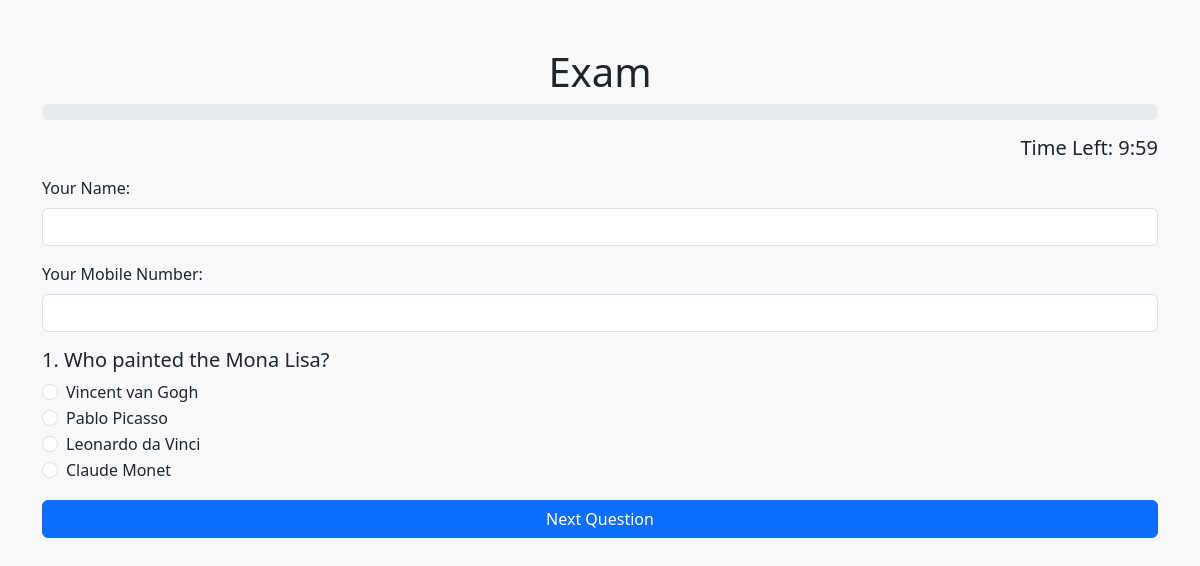
The page /exam.php?exam_id=2 on the database its author committed.
### tables this page shows
CREATE TABLE `questions` (
  `id` int(11) NOT NULL,
  `exam_id` int(11) DEFAULT NULL,
  `question` text NOT NULL,
  `option1` varchar(255) NOT NULL,
  `option2` varchar(255) NOT NULL,
  `option3` varchar(255) NOT NULL,
  `option4` varchar(255) NOT NULL,
  `correct_option` int(11) NOT NULL
);

### exam.php (the view, shortened to what this page needs)
<?php
include 'db.php';
$exam_id = intval($_GET['exam_id']);
$query = "SELECT * FROM questions WHERE exam_id = '$exam_id'";
$result = mysqli_query($conn, $query);
$questions = array();
while ($row = mysqli_fetch_assoc($result)) {
    $questions[] = $row;
}
shuffle($questions);
$questions = array_slice($questions, 0, 20);
$total_questions = count($questions);
?>
<!DOCTYPE html>
<html lang="en">
<head>
    <link href="css/bootstrap.min.css" rel="stylesheet">
</head>
<body>
    <div class="container mt-5">
        <h1 class="text-center">Exam</h1>
        <div class="progress mb-3">
        </div>
        <div class="text-end mb-3">
            <h5>Time Left: <span id="timer">10:00</span></h5>
        </div>
        <form action="submit_exam.php" method="post" id="examForm">
            <div class="mb-3">
                <label for="user_name" class="form-label">Your Name:</label>
                <input type="text" name="user_name" class="form-control" id="user_name" required>
            </div>
            <div class="mb-3">
                <label for="user_mobile" class="form-label">Your Mobile Number:</label>
                <input type="text" name="user_mobile" class="form-control" id="user_mobile" required>
            </div>
            <?php foreach ($questions as $index => $question) { ?>
                <div class="question-container" id="question-<?php echo $index + 1; ?>">
                    <h5><?php echo ($index + 1) . ". " . $question['question']; ?></h5>
                    <div class="form-check">
                        <input class="form-check-input" type="radio" name="answers[<?php echo $question['id']; ?>]" value="1" required>
                        <label class="form-check-label"><?php echo $question['option1']; ?></label>
                    </div>
                    <div class="form-check">
                        <input class="form-check-input" type="radio" name="answers[<?php echo $question['id']; ?>]" value="2">
                        <label class="form-check-label"><?php echo $question['option2']; ?></label>
                    </div>
                    <div class="form-check">
                        <input class="form-check-input" type="radio" name="answers[<?php echo $question['id']; ?>]" value="3">
                        <label class="form-check-label"><?php echo $question['option3']; ?></label>
                    </div>
                    <div class="form-check">
                        <input class="form-check-input" type="radio" name="answers[<?php echo $question['id']; ?>]" value="4">
                        <label class="form-check-label"><?php echo $question['option4']; ?></label>
                    </div>
                    <?php if ($index + 1 < $total_questions) { ?>
                        <button type="button" class="btn btn-primary mt-3 w-100" id="next-btn-<?php echo $index + 1; ?>" onclick="nextQuestion(<?php echo $index + 1; ?>)">Next Question</button>
                    <?php } else { ?>
                        <button type="button" class="btn btn-success mt-3 w-100" onclick="submitExam()">Submit Exam</button>
                    <?php } ?>
                </div>
            <?php } ?>
        </form>
    </div>
</body>
</html>

### exam.php (style rules this page uses)
body { background-color: #f8f9fa; }
.question-container { display: none; }
#question-1 { display: block; }

### rows shown on the page
questions: question "Who painted the Mona Lisa?", option1 "Vincent van Gogh", option2 "Pablo Picasso", option3 "Leonardo da Vinci", option4 "Claude Monet"
